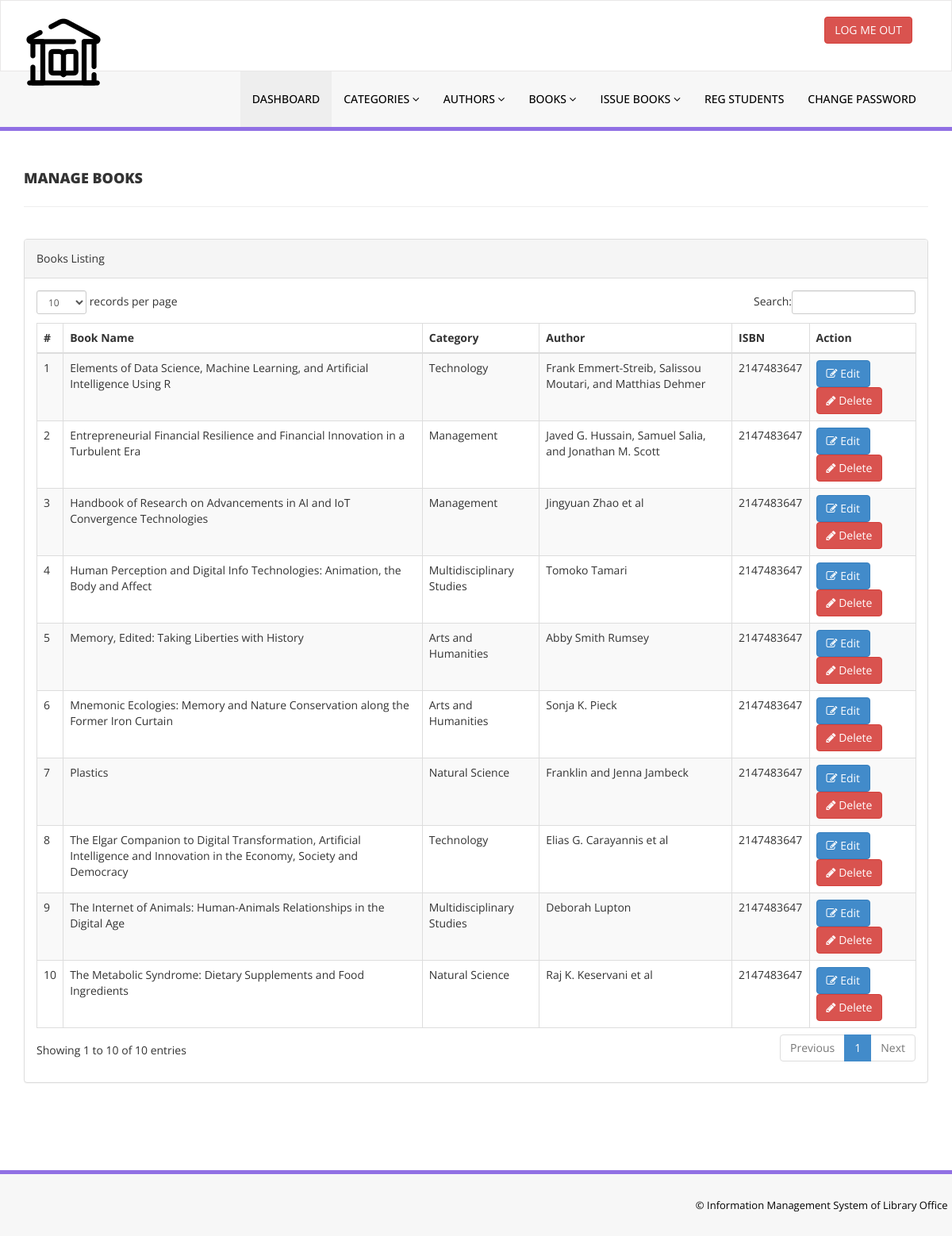
The app's page /library/admin/manage-books.php (signed in) with its own data.
### tables this page shows
CREATE TABLE `tblbooks` (
  `id` int(11) NOT NULL,
  `BookName` varchar(255) DEFAULT NULL,
  `CatId` int(11) DEFAULT NULL,
  `AuthorId` int(11) DEFAULT NULL,
  `ISBNNumber` int(11) DEFAULT NULL,
  `BookPrice` int(11) DEFAULT NULL,
  `RegDate` timestamp NULL DEFAULT current_timestamp(),
  `UpdationDate` timestamp NULL DEFAULT NULL ON UPDATE current_timestamp()
);

CREATE TABLE `tblcategory` (
  `id` int(11) NOT NULL,
  `CategoryName` varchar(150) DEFAULT NULL,
  `Status` int(1) DEFAULT NULL,
  `CreationDate` timestamp NULL DEFAULT current_timestamp(),
  `UpdationDate` timestamp NULL DEFAULT '0000-00-00 00:00:00' ON UPDATE current_timestamp()
);

CREATE TABLE `tblauthors` (
  `id` int(11) NOT NULL,
  `AuthorName` varchar(159) DEFAULT NULL,
  `creationDate` timestamp NULL DEFAULT current_timestamp(),
  `UpdationDate` timestamp NULL DEFAULT NULL ON UPDATE current_timestamp()
);

### library/admin/manage-books.php (the view, shortened to what this page needs)
<?php
include('includes/config.php');
if(strlen($_SESSION['alogin'])==0)
    {
header('location:index.php');
}
else{
    ?>
<!DOCTYPE html>
<html xmlns="http://www.w3.org/1999/xhtml">
<head>
    <link href="assets/css/bootstrap.css" rel="stylesheet" />
    <link href="assets/css/font-awesome.css" rel="stylesheet" />
    <link href="assets/js/dataTables/dataTables.bootstrap.css" rel="stylesheet" />
    <link href="assets/css/style.css" rel="stylesheet" />
</head>
<body>
<?php include('includes/header.php');?>
    <div class="content-wrapper">
         <div class="container">
        <div class="row pad-botm">
            <div class="col-md-12">
                <h4 class="header-line">Manage Books</h4>
    </div>
     <div class="row">
</div>
        </div>
            <div class="row">
                <div class="col-md-12">
                    <div class="panel panel-default">
                        <div class="panel-heading">
                           Books Listing
                        </div>
                        <div class="panel-body">
                            <div class="table-responsive">
                                <table class="table table-striped table-bordered table-hover" id="dataTables-example">
                                    <thead>
                                        <tr>
                                            <th>#</th>
                                            <th>Book Name</th>
                                            <th>Category</th>
                                            <th>Author</th>
                                            <th>ISBN</th>
                                            <th>Action</th>
                                        </tr>
                                    </thead>
                                    <tbody>
                                    <?php $sql = "SELECT tblbooks.BookName,tblcategory.CategoryName,tblauthors.AuthorName,tblbooks.ISBNNumber,tblbooks.id as bookid from  tblbooks join tblcategory on tblcategory.id=tblbooks.CatId join tblauthors on tblauthors.id=tblbooks.AuthorId";
$query = $dbh -> prepare($sql);
$query->execute();
$results=$query->fetchAll(PDO::FETCH_OBJ);
$cnt=1;
if($query->rowCount() > 0)
{
foreach($results as $result)
{
   ?>
    <tr class="odd gradeX">
        <td class="center"><?php echo htmlentities($cnt);?></td>
        <td class="center"><?php echo htmlentities($result->BookName);?></td>
        <td class="center"><?php echo htmlentities($result->CategoryName);?></td>
        <td class="center"><?php echo htmlentities($result->AuthorName);?></td>
        <td class="center"><?php echo htmlentities($result->ISBNNumber);?></td>
        <td class="center">
            <a href="edit-book.php?bookid=<?php echo htmlentities($result->bookid);?>"><button class="btn btn-primary"><i class="fa fa-edit "></i> Edit</button>
            <a href="manage-books.php?del=<?php echo htmlentities($result->bookid);?>" onclick="return confirm('Are you sure you want to delete?');"" >  <button class="btn btn-danger"><i class="fa fa-pencil"></i> Delete</button>
        </td>
    </tr>
    <?php $cnt=$cnt+1;}}?>
                                    </tbody>
                                </table>
                            </div>
                        </div>
                    </div>
                </div>
            </div>
    </div>
    </div>
  <?php include('includes/footer.php');?>
</body>
</html>
<?php } ?>

### library/admin/assets/css/style.css (style rules this page uses)
.content-wrapper { margin-top: 40px; min-height:800px; padding-bottom:90px; }
.header-line { font-weight:900; padding-bottom:25px; border-bottom:1px solid #eeeeee; text-transform:uppercase; }
.pad-botm { padding-bottom:30px; }

### records on screen
tblbooks: BookName "Elements of Data Science, Machine Learning, and Artificial Intelligence Using R", tblcategory.CategoryName "Technology", AuthorId.AuthorName "Frank Emmert-Streib, Salissou Moutari, and Matthias Dehmer", ISBNNumber "2147483647"
tblbooks: BookName "Entrepreneurial Financial Resilience and Financial Innovation in a Turbulent Era", tblcategory.CategoryName "Management", AuthorId.AuthorName "Javed G. Hussain, Samuel Salia, and Jonathan M. Scott", ISBNNumber "2147483647"
tblbooks: BookName "Handbook of Research on Advancements in AI and IoT Convergence Technologies", tblcategory.CategoryName "Management", AuthorId.AuthorName "Jingyuan Zhao et al", ISBNNumber "2147483647"
tblbooks: BookName "Human Perception and Digital Info Technologies: Animation, the Body and Affect", tblcategory.CategoryName "Multidisciplinary Studies", AuthorId.AuthorName "Tomoko Tamari", ISBNNumber "2147483647"
tblbooks: BookName "Memory, Edited: Taking Liberties with History", tblcategory.CategoryName "Arts and Humanities", AuthorId.AuthorName "Abby Smith Rumsey", ISBNNumber "2147483647"
tblbooks: BookName "Mnemonic Ecologies: Memory and Nature Conservation along the Former Iron Curtain", tblcategory.CategoryName "Arts and Humanities", AuthorId.AuthorName "Sonja K. Pieck", ISBNNumber "2147483647"
tblbooks: BookName "Plastics", tblcategory.CategoryName "Natural Science", AuthorId.AuthorName "Franklin and Jenna Jambeck", ISBNNumber "2147483647"
tblbooks: BookName "The Elgar Companion to Digital Transformation, Artificial Intelligence and Innovation in the Economy, Society and Democracy", tblcategory.CategoryName "Technology", AuthorId.AuthorName "Elias G. Carayannis et al", ISBNNumber "2147483647"
tblbooks: BookName "The Internet of Animals: Human-Animals Relationships in the Digital Age", tblcategory.CategoryName "Multidisciplinary Studies", AuthorId.AuthorName "Deborah Lupton", ISBNNumber "2147483647"
tblbooks: BookName "The Metabolic Syndrome: Dietary Supplements and Food Ingredients", tblcategory.CategoryName "Natural Science", AuthorId.AuthorName "Raj K. Keservani et al", ISBNNumber "2147483647"
